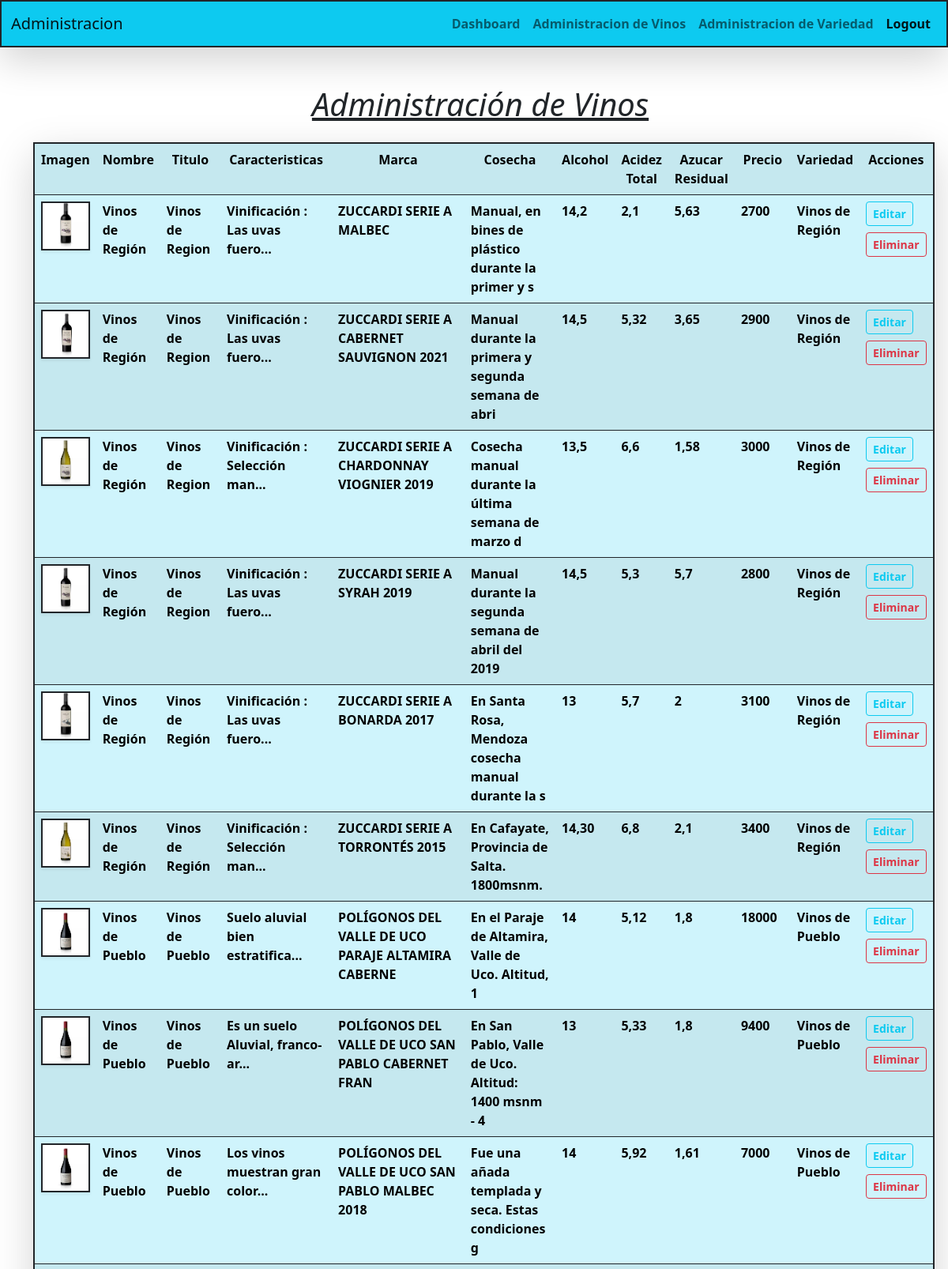
The app's page /admin/index.php?sec=admin_vinos (signed in, upper part) with its own data.
### tables this page shows
CREATE TABLE `vinos` (
  `id` int(11) NOT NULL,
  `titulo` varchar(50) NOT NULL,
  `marca` varchar(100) NOT NULL,
  `cosecha` varchar(50) NOT NULL,
  `caracteristicas` text NOT NULL,
  `alcohol` varchar(50) NOT NULL,
  `acidez_total` varchar(50) NOT NULL,
  `azucar_residual` varchar(50) NOT NULL,
  `imagen` varchar(100) NOT NULL,
  `precio` float NOT NULL,
  `variedad_id` int(11) NOT NULL
);

CREATE TABLE `variedad` (
  `id` int(11) NOT NULL,
  `nombre` varchar(50) NOT NULL
);

### classes/Vino.php (called while the page is built, shortened)
<?php
class Vino {
    protected $id;
    protected $titulo;
    protected $marca;
    protected $cosecha;
    protected $caracteristicas;
    protected $alcohol;
    protected $acidez_total;
    protected $azucar_residual;
    protected $imagen;
    protected $precio;
    protected $variedad;
    protected $createValues= ['id', 'titulo', 'marca',
      'cosecha', 'caracteristicas', 'alcohol', 'acidez_total', 'azucar_residual', 'imagen', 'precio'];
      public function createVino($vinoData) : Vino {
        $vino = new self();
        foreach ($this->createValues as $value) {
            $vino->{$value} = $vinoData[$value];
        }
     $vino->variedad = (new Variedad())->get_x_id($vinoData['variedad_id']);
     return $vino;
}
    public function catalogo_completo() : array {
        $catalogo = [];
        $conexion = (new Conexion())->getConexion();
        $query = "SELECT * FROM vinos";
        $PDOStatement = $conexion->prepare($query);
        $PDOStatement->setFetchMode(PDO::FETCH_ASSOC);
        $PDOStatement->execute();
        while($result = $PDOStatement->fetch()){
            $catalogo[] = $this->createVino($result);
        }
        return $catalogo;
    }
    public function nombre_completo() {
        return $this->getVariedad()->getNombre();
    }
    public function getVariedad() :Variedad
   {
        return $this->variedad;
    }
    public function getId()
    {
        return $this->id;
    }
    public function getTitulo()
    {
        return $this->titulo;
    }
    public function getMarca()
    {
        return $this->marca;
    }
    public function getCosecha()
    {
        return $this->cosecha;
    }
    public function getCaracteristicas()
    {
        return $this->caracteristicas;
    }
    public function getAlcohol()
    {
        return $this->alcohol;
    }
    public function getAcidez_total()
    {
        return $this->acidez_total;
    }
    public function getAzucar_residual()
    {
        return $this->azucar_residual;
    }
    public function getImagen()
    {
        return $this->imagen;
    }
    public function getPrecio()
    {
        return $this->precio;
    }
}
?>

### classes/Variedad.php (called while the page is built, shortened)
<?php
class Variedad{
    protected $nombre;
public function get_x_id(int $id) : ?Variedad {
     $conexion = (new Conexion())->getConexion();
     $query = "SELECT * FROM variedad WHERE id = $id";
     $PDOStatement = $conexion->prepare($query);
     $PDOStatement->setFetchMode(PDO::FETCH_CLASS, self::class);
     $PDOStatement->execute();
     $result = $PDOStatement->fetch();
     return $result;
}
    public function getNombre()
    {
        return $this->nombre;
    }
}
?>

### admin/views/admin_vinos.php (the view, shortened to what this page needs)
<?php
$vinos = (new Vino())->catalogo_completo();
?>
    <header>
        <h1 class="mt-5 ms-3 text-decoration-underline fst-italic text-center">Administración de Vinos</h1>
    </header>
    <div class="container">
        <div class="row mt-4">
            <table class="table table-info table-striped border border-dark border-2 shadow-lg">
                <tr class="text-center">
                    <th scope="col" width="15%">Imagen</th>
                    <th scope="col" width="15%">Nombre</th>
                    <th scope="col">Titulo</th>
                    <th scope="col">Caracteristicas</th>
                    <th scope="col">Marca</th>
                    <th scope="col">Cosecha</th>
                    <th scope="col">Alcohol</th>
                    <th scope="col">Acidez Total</th>
                    <th scope="col">Azucar Residual</th>
                    <th scope="col">Precio</th>
                    <th scope="col">Variedad</th>
                    <th scope="col">Acciones</th>
                </tr>
                <?php foreach ($vinos as $V) {  ?>
                    <tr>
                        <td><img src="../img/<?= $V->getImagen(); ?>" alt="" class="img-fluid rounred shadow-sm border border-dark border-2"></td>
                        <th scope="row"><?= $V->nombre_completo() ?></th>
                        <td class="fw-bold"><?= $V->getTitulo(); ?></td>
                        <td class="fw-bold">
                            <?= rtrim(substr($V->getCaracteristicas(), 0, 30)) . (strlen($V->getCaracteristicas()) > 30 ? '...' : '') ?>
                        </td>
                        <td class="fw-bold"><?= $V->getMarca(); ?></td>
                        <td class="fw-bold"><?= $V->getCosecha(); ?></td>
                        <td class="fw-bold"><?= $V->getAlcohol(); ?></td>
                        <td class="fw-bold"><?= $V->getAcidez_total(); ?></td>
                        <td class="fw-bold"><?= $V->getAzucar_residual(); ?></td>
                        <td class="fw-bold"><?= $V->getPrecio(); ?></td>
                        <td class="fw-bold"><?= $V->nombre_completo(); ?></td>
                        <td>
                            <a class="btn btn-outline-info btn-sm fw-bold" href="index.php?sec=edit_vino&id=<?= $V->getId() ?>">Editar</a>
                            <a class="btn btn-outline-danger btn-sm mt-2 fw-bold" href="index.php?sec=delete_vino&id=<?= $V->getId() ?>">Eliminar</a>
                        </td>
                    </tr>
                <?php } ?>
            </table>
        </div>
    </div>

### records on screen
vinos: imagen (picture), variedad.nombre "Vinos de Región", titulo "Vinos de Region", caracteristicas "Vinificación : Las uvas fuero", marca "ZUCCARDI SERIE A MALBEC", cosecha "Manual, en bines de plástico durante la primer y s", alcohol "14,2", acidez_total "2,1", azucar_residual "5,63", precio "2700"
vinos: imagen (picture), variedad.nombre "Vinos de Región", titulo "Vinos de Region", caracteristicas "Vinificación : Las uvas fuero", marca "ZUCCARDI SERIE A CABERNET SAUVIGNON 2021", cosecha "Manual durante la primera y segunda semana de abri", alcohol "14,5", acidez_total "5,32", azucar_residual "3,65", precio "2900"
vinos: imagen (picture), variedad.nombre "Vinos de Región", titulo "Vinos de Region", caracteristicas "Vinificación : Selección man", marca "ZUCCARDI SERIE A CHARDONNAY VIOGNIER 2019", cosecha "Cosecha manual durante la última semana de marzo d", alcohol "13,5", acidez_total "6,6", azucar_residual "1,58", precio "3000"
vinos: imagen (picture), variedad.nombre "Vinos de Región", titulo "Vinos de Region", caracteristicas "Vinificación : Las uvas fuero", marca "ZUCCARDI SERIE A SYRAH 2019", cosecha "Manual durante la segunda semana de abril del 2019", alcohol "14,5", acidez_total "5,3", azucar_residual "5,7", precio "2800"
vinos: imagen (picture), variedad.nombre "Vinos de Región", titulo "Vinos de Región", caracteristicas "Vinificación : Las uvas fuero", marca "ZUCCARDI SERIE A BONARDA 2017", cosecha "En Santa Rosa, Mendoza cosecha manual durante la s", alcohol "13", acidez_total "5,7", azucar_residual "2", precio "3100"
vinos: imagen (picture), variedad.nombre "Vinos de Región", titulo "Vinos de Región", caracteristicas "Vinificación : Selección man", marca "ZUCCARDI SERIE A TORRONTÉS 2015", cosecha "En Cafayate, Provincia de Salta. 1800msnm.", alcohol "14,30", acidez_total "6,8", azucar_residual "2,1", precio "3400"
vinos: imagen (picture), variedad.nombre "Vinos de Pueblo", titulo "Vinos de Pueblo", caracteristicas "Suelo aluvial bien estratifica", marca "POLÍGONOS DEL VALLE DE UCO PARAJE ALTAMIRA CABERNE", cosecha "En el Paraje de Altamira, Valle de Uco. Altitud, 1", alcohol "14", acidez_total "5,12", azucar_residual "1,8", precio "18000"
vinos: imagen (picture), variedad.nombre "Vinos de Pueblo", titulo "Vinos de Pueblo", caracteristicas "Es un suelo Aluvial, franco-ar", marca "POLÍGONOS DEL VALLE DE UCO SAN PABLO CABERNET FRAN", cosecha "En San Pablo, Valle de Uco. Altitud: 1400 msnm - 4", alcohol "13", acidez_total "5,33", azucar_residual "1,8", precio "9400"
vinos: imagen (picture), variedad.nombre "Vinos de Pueblo", titulo "Vinos de Pueblo", caracteristicas "Los vinos muestran gran color", marca "POLÍGONOS DEL VALLE DE UCO SAN PABLO MALBEC 2018", cosecha "Fue una añada templada y seca. Estas condiciones g", alcohol "14", acidez_total "5,92", azucar_residual "1,61", precio "7000"
